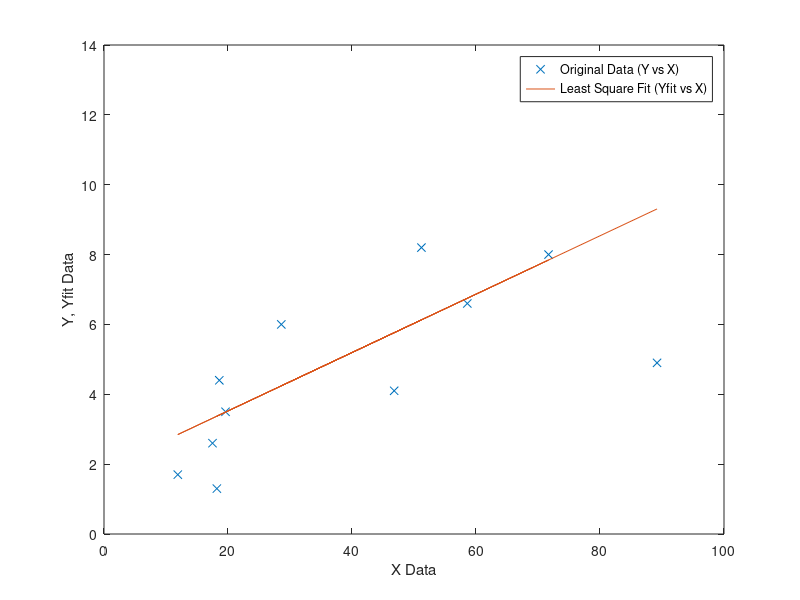

This chart was generated by the following MATLAB code:
% Linearization of Data 
% Linear Data, Exponential Data, Power Model, Saturation Growth Model
% Goodness of Fit Calculation

clc
close all
clear

x = [89.2 18.6 18.2 71.7 58.6 46.8 17.5 11.9 19.6 51.2 28.6 69.2];
y = [4.9 4.4 1.3 8 6.6 4.1 2.6 1.7 3.5 8.2 6 12.8];
n = 12;

%Linear Data

% Parameters
a1 = ((n*sum(x.*y))-(sum(x)*sum(y)))/((n*sum(x.*x))-(sum(x)*sum(x)));
a0 = (sum(y)/n)- (a1*(sum(x)/n));

yfit= a0+a1.*x;

% Exponenential Data

% Parameters
% X = x;
% Y = log(y);
% B = ((n*sum(X.*Y))-(sum(X)*sum(Y)))/((n*sum(X.*X))-(sum(X)*sum(X)));
% A = (sum(Y)/n)- (B*(sum(X)/n));
% alpha= exp(A);
% beta = B;

% yfit= alpha*exp(beta.*x);
 

% Power Model

% Parameters
% X = log10(x);
% Y = log10(y);
% B = ((n*sum(X.*Y))-(sum(X)*sum(Y)))/((n*sum(X.*X))-(sum(X)*sum(X)));
% A = (sum(Y)/n)- (B*(sum(X)/n));

% alpha= realpow(10,A);
% beta = B;
% yfit= alpha*(x.^beta);


% Saturation Growth Rate Model

% Parameters
% X = 1./x;
% Y = 1./y;
% B = ((n*sum(X.*Y))-(sum(X)*sum(Y)))/((n*sum(X.*X))-(sum(X)*sum(X)));
% A = (sum(Y)/n)- (B*(sum(X)/n));
% alpha= 1/A;
% beta = B/A;
% yfit= (alpha.*x)./(beta+x);

% st = (sum(y-(sum(y)/n))^2);
% sr = (sum(y-a0-a1.*x))^2;
% r2 = (st-sr)/st;

% Goodness of Fit
r =((n*sum(x.*y))-(sum(x)*sum(y)))/(sqrt((n*sum(x.*x))-(sum(x)*sum(x)))*sqrt((n*sum(y.*y))-(sum(y)*sum(y))));

fprintf('Goodness of fit, r2 =%d',r);

figure
plot(x,y,'x')
hold on
plot(x,yfit)
xlabel('X Data')
ylabel('Y, Yfit Data')
legend('Original Data (Y vs X)','Least Square Fit (Yfit vs X)')


